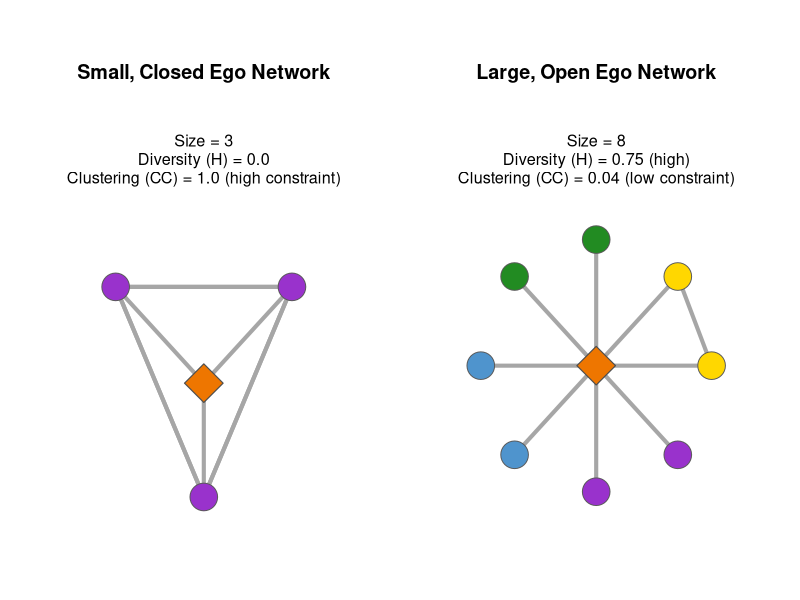

The R script that drew this image:
# Generates images/marsden-size-diversity.png for slides/ego-homogeneity.qmd
# ("Marsden's Rule, Tie Strength, and Kinship" slide). Stylized schematic.
# Two panels: small closed ego network vs. large open ego network.
# No internal main title/subtitle — the slide caption carries the takeaway.
# Run from the repo root: Rscript images/make_marsden_size_diversity.R
library(ggplot2)

ego_col <- "darkorange2"
cols <- c(purple = "darkorchid", green = "forestgreen",
          yellow = "gold", blue = "steelblue3")

# --- Small, closed ego network: 3 alters, complete graph, CC = 1.0, H = 0 ---
sm_alt <- data.frame(
  x = c(-0.55, 0.55, 0) + 0,
  y = c(0.45, 0.45, -0.75),
  grp = rep("purple", 3)
)
sm_ego <- data.frame(x = 0, y = -0.1, grp = "ego")
sm_nodes <- rbind(sm_alt, sm_ego)
sm_rown <- c(1, 2, 3, 0)  # alter ids 1-3, ego 0
sm_nodes$id <- sm_rown
sm_edge_list <- list()
for (i in 1:3) for (j in setdiff(0:3, i))
  sm_edge_list[[length(sm_edge_list) + 1]] <-
    data.frame(x = sm_nodes$x[sm_nodes$id == i], y = sm_nodes$y[sm_nodes$id == i],
               xend = sm_nodes$x[sm_nodes$id == j], yend = sm_nodes$y[sm_nodes$id == j])
sm_edges <- do.call(rbind, sm_edge_list)

# --- Large, open ego network: 8 alters, star + one alter-alter tie, CC = 2/56 ---
n_alt <- 8
ang <- seq(pi/2, pi/2 + 2*pi*(n_alt - 1)/n_alt, length.out = n_alt)
lg_alt <- data.frame(x = 0 + 0.72 * cos(ang), y = 0 + 0.72 * sin(ang),
                     grp = c("green", "green", "blue", "blue", "purple", "purple", "yellow", "yellow"))
lg_ego <- data.frame(x = 0, y = 0, grp = "ego")
lg_nodes <- rbind(lg_alt, lg_ego)
lg_nodes$id <- 1:9
lg_edges <- do.call(rbind, lapply(1:8, function(i)
  data.frame(x = 0, y = 0, xend = lg_alt$x[i], yend = lg_alt$y[i])))
# the only alter-alter tie: the two yellow alters (adjacent, ids 7-8)
lg_edges <- rbind(lg_edges, data.frame(x = lg_alt$x[7], y = lg_alt$y[7],
                                       xend = lg_alt$x[8], yend = lg_alt$y[8]))

panel <- function(nodes, edges, title, stats, ego_x, ego_y) {
  ggplot() +
    geom_segment(data = edges, aes(x, y, xend = xend, yend = yend),
                 color = "grey65", linewidth = 1.4, lineend = "round") +
    geom_point(data = nodes[nodes$grp != "ego", ], aes(x, y, fill = grp),
               shape = 21, size = 9, color = "grey35", stroke = 0.5) +
    geom_point(data = nodes[nodes$grp == "ego", ], aes(x, y, fill = grp),
               shape = 23, size = 10, color = "grey30", stroke = 0.6) +
    scale_fill_manual(values = c(cols, ego = ego_col), guide = "none") +
    annotate("text", x = 0, y = 1.68, label = title, fontface = "bold", size = 5.0) +
    annotate("text", x = 0, y = 1.18, label = stats, size = 4.1, lineheight = 0.95) +
    coord_cartesian(xlim = c(-1.05, 1.05), ylim = c(-1.1, 1.85), clip = "off") +
    theme_void() +
    theme(plot.margin = margin(6, 8, 6, 8))
}

p_small <- panel(sm_nodes, sm_edges,
                 "Small, Closed Ego Network",
                 "Size = 3\nDiversity (H) = 0.0\nClustering (CC) = 1.0 (high constraint)",
                 0, -0.1)
p_large <- panel(lg_nodes, lg_edges,
                 "Large, Open Ego Network",
                 "Size = 8\nDiversity (H) = 0.75 (high)\nClustering (CC) = 0.04 (low constraint)",
                 0, 0)

library(patchwork)
p <- p_small + p_large
ggsave("images/marsden-size-diversity.png", p, width = 5.9, height = 3.4,
       dpi = 200, bg = "white")
